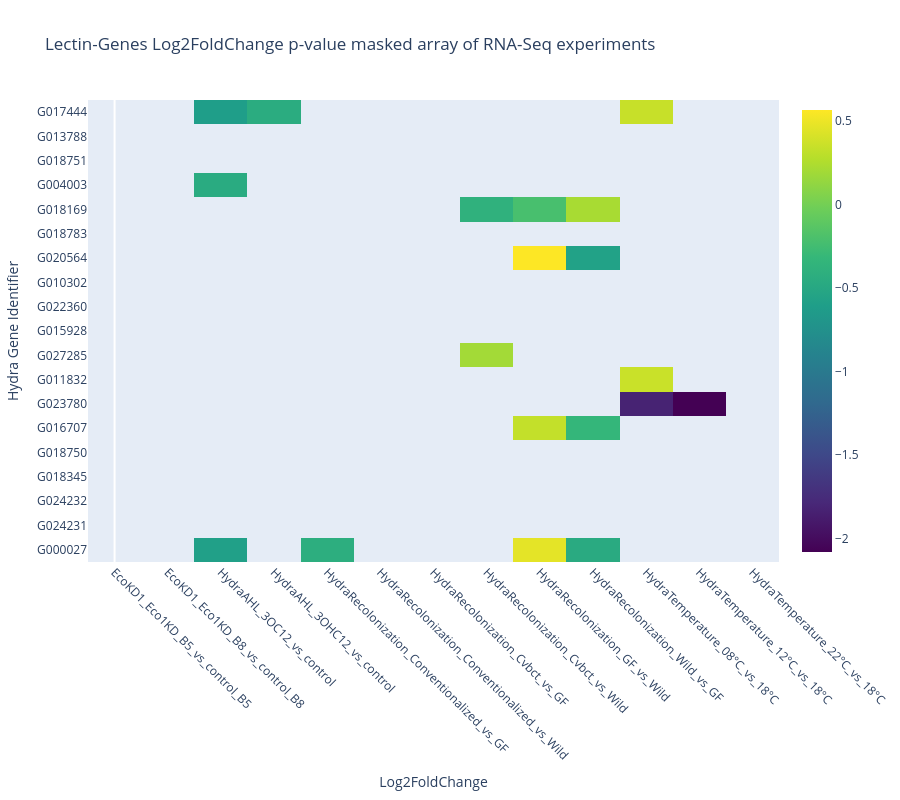

Notebook code for this chart:
### Code cell
annot_mat = np.repeat(annotaion_genes_to_lectin["KO_definition"].to_numpy()[np.newaxis, :], len(list(lectin_genes_to_exp.iloc[:,1:].columns)), axis=0).T
custom_yticklabels = lectin_genes_to_pval["gene_id"]
custom_xticklabels = list(lectin_genes_to_exp.iloc[:,1:].columns)

matrix = lectin_genes_to_exp.iloc[:,1:].to_numpy()
mask_matrix = lectin_genes_to_pval.iloc[:,1:] >= 0.05  # Example mask matrix
mask_matrix = mask_matrix.to_numpy()
masked_matrix = np.where(mask_matrix, np.nan, matrix)

# Create text to display above hovering cells
hover_text = list(annot_mat)#annotation_genes_to_wnt["KO_definition"].to_numpy() * 12#[['Value: {}'.format(value) for value in row] for row in wnt_genes_to_tpm.iloc[:,1:].to_numpy()]

# Create a heatmap trace

heatmap_masked = go.Heatmap(z=masked_matrix, hovertext=hover_text, hoverinfo='text', colorscale='viridis', x=np.arange(len(matrix[0])), y=custom_yticklabels)

# Create a heatmap trace for the original matrix (to show the unmasked areas)
heatmap_original = go.Heatmap(z=matrix, visible='legendonly', colorscale='viridis', x=np.arange(len(matrix[0])), y=custom_yticklabels)

# Create the figure
fig = go.Figure(data=[heatmap_masked, heatmap_original])
# Create the figure

# Update layout to set axis titles and hover mode
fig.update_layout(
    title='Lectin-Genes Log2FoldChange p-value masked array of RNA-Seq experiments',
    xaxis=dict(title='Log2FoldChange',  tickmode='array', tickvals=np.arange(len(custom_xticklabels)), ticktext=custom_xticklabels, showgrid=False, tickangle=45),
    yaxis=dict(title='Hydra Gene Identifier', tickmode='array', tickvals=np.arange(len(custom_yticklabels)), ticktext=custom_yticklabels, showgrid=False),
    hovermode='closest',
    height=800,
)

# Show the plot
write_html(fig, '../results/figures/genes_tpm_heatmaps/heatmap_plot_lectin.html')
fig.show()

### Figure 1 — Plotly figure (JSON) as saved in the notebook; plotly's stock layout.template omitted (floating-point values rounded to 4 significant figures; data arrays with more than 128 entries replaced by an {"elided": "..."} marker saying what was removed)
{"data": [{"colorscale": [[0, "#440154"], [0.1111, "#482878"], [0.2222, "#3e4989"], [0.3333, "#31688e"], [0.4444, "#26828e"], [0.5556, "#1f9e89"], [0.6667, "#35b779"], [0.7778, "#6ece58"], [0.8889, "#b5de2b"], [1, "#fde725"]], "hoverinfo": "text", "hovertext": {"elided": "20x13 str values"}, "type": "heatmap", "x": [0, 1, 2, 3, 4, 5, 6, 7, 8, 9, 10, 11, 12], "y": ["G000027", "G024231", "G024232", "G018345", "G018750", "G016707", "G023780", "G011832", "G027285", "G015928", "G022360", "G010302", "G020564", "G018783", "G018169", "G004003", "G018751", "G013788", "G017444"], "z": {"elided": "19x13 float values"}}, {"colorscale": [[0, "#440154"], [0.1111, "#482878"], [0.2222, "#3e4989"], [0.3333, "#31688e"], [0.4444, "#26828e"], [0.5556, "#1f9e89"], [0.6667, "#35b779"], [0.7778, "#6ece58"], [0.8889, "#b5de2b"], [1, "#fde725"]], "type": "heatmap", "visible": "legendonly", "x": [0, 1, 2, 3, 4, 5, 6, 7, 8, 9, 10, 11, 12], "y": ["G000027", "G024231", "G024232", "G018345", "G018750", "G016707", "G023780", "G011832", "G027285", "G015928", "G022360", "G010302", "G020564", "G018783", "G018169", "G004003", "G018751", "G013788", "G017444"], "z": {"elided": "19x13 float values"}}], "layout": {"height": 800, "hovermode": "closest", "title": {"text": "Lectin-Genes Log2FoldChange p-value masked array of RNA-Seq experiments"}, "xaxis": {"showgrid": false, "tickangle": 45, "tickmode": "array", "ticktext": ["EcoKD1_Eco1KD_B5_vs_control_B5", "EcoKD1_Eco1KD_B8_vs_control_B8", "HydraAHL_3OC12_vs_control", "HydraAHL_3OHC12_vs_control", "HydraRecolonization_Conventionalized_vs_GF", "HydraRecolonization_Conventionalized_vs_Wild", "HydraRecolonization_Cvbct_vs_GF", "HydraRecolonization_Cvbct_vs_Wild", "HydraRecolonization_GF_vs_Wild", "HydraRecolonization_Wild_vs_GF", "HydraTemperature_08°C_vs_18°C", "HydraTemperature_12°C_vs_18°C", "HydraTemperature_22°C_vs_18°C"], "tickvals": [0, 1, 2, 3, 4, 5, 6, 7, 8, 9, 10, 11, 12], "title": {"text": "Log2FoldChange"}}, "yaxis": {"showgrid": false, "tickmode": "array", "ticktext": ["G000027", "G024231", "G024232", "G018345", "G018750", "G016707", "G023780", "G011832", "G027285", "G015928", "G022360", "G010302", "G020564", "G018783", "G018169", "G004003", "G018751", "G013788", "G017444"], "tickvals": [0, 1, 2, 3, 4, 5, 6, 7, 8, 9, 10, 11, 12, 13, 14, 15, 16, 17, 18], "title": {"text": "Hydra Gene Identifier"}}}}
